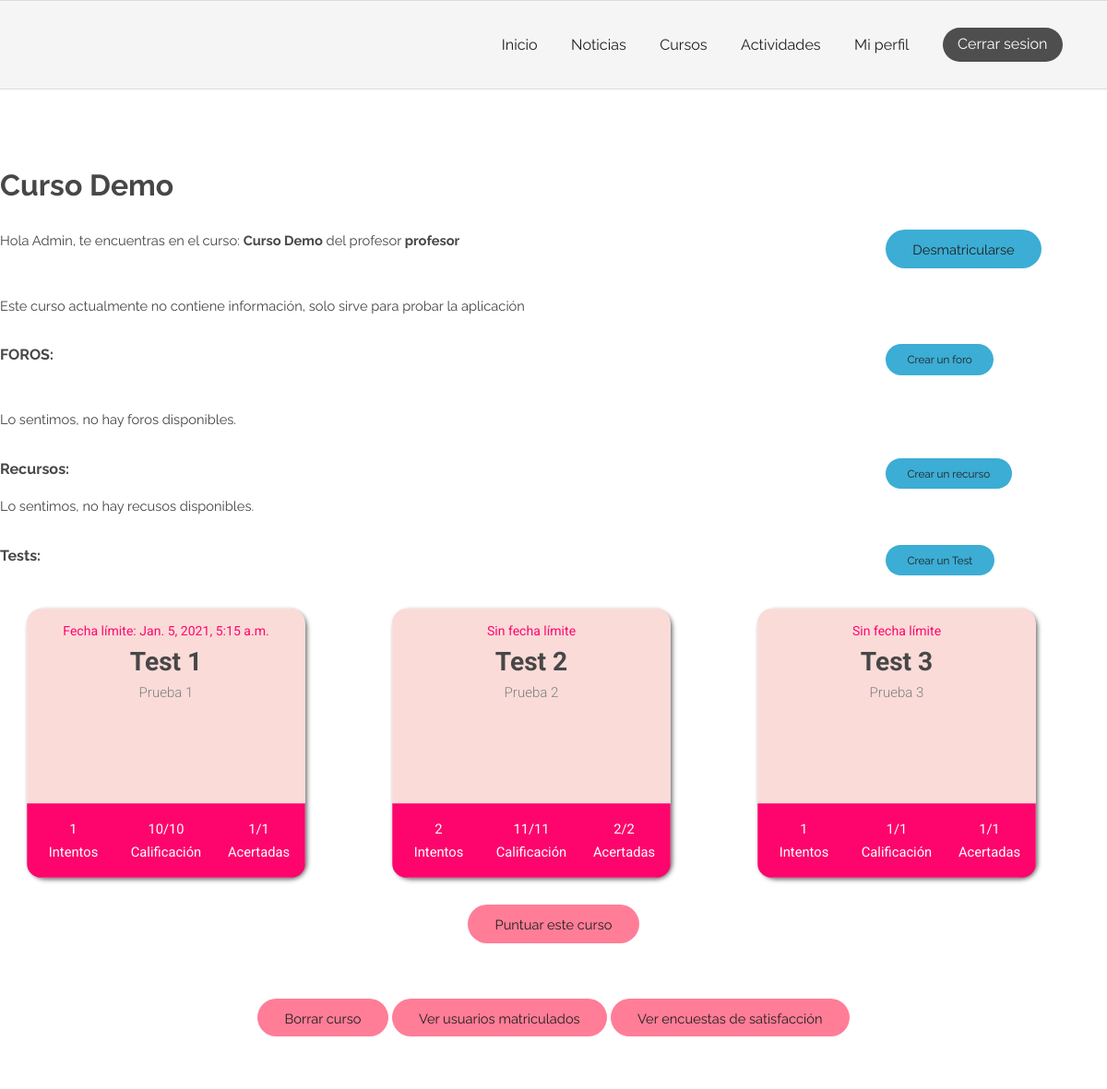
The app's page /courses/1/ (signed in, upper part), older data.
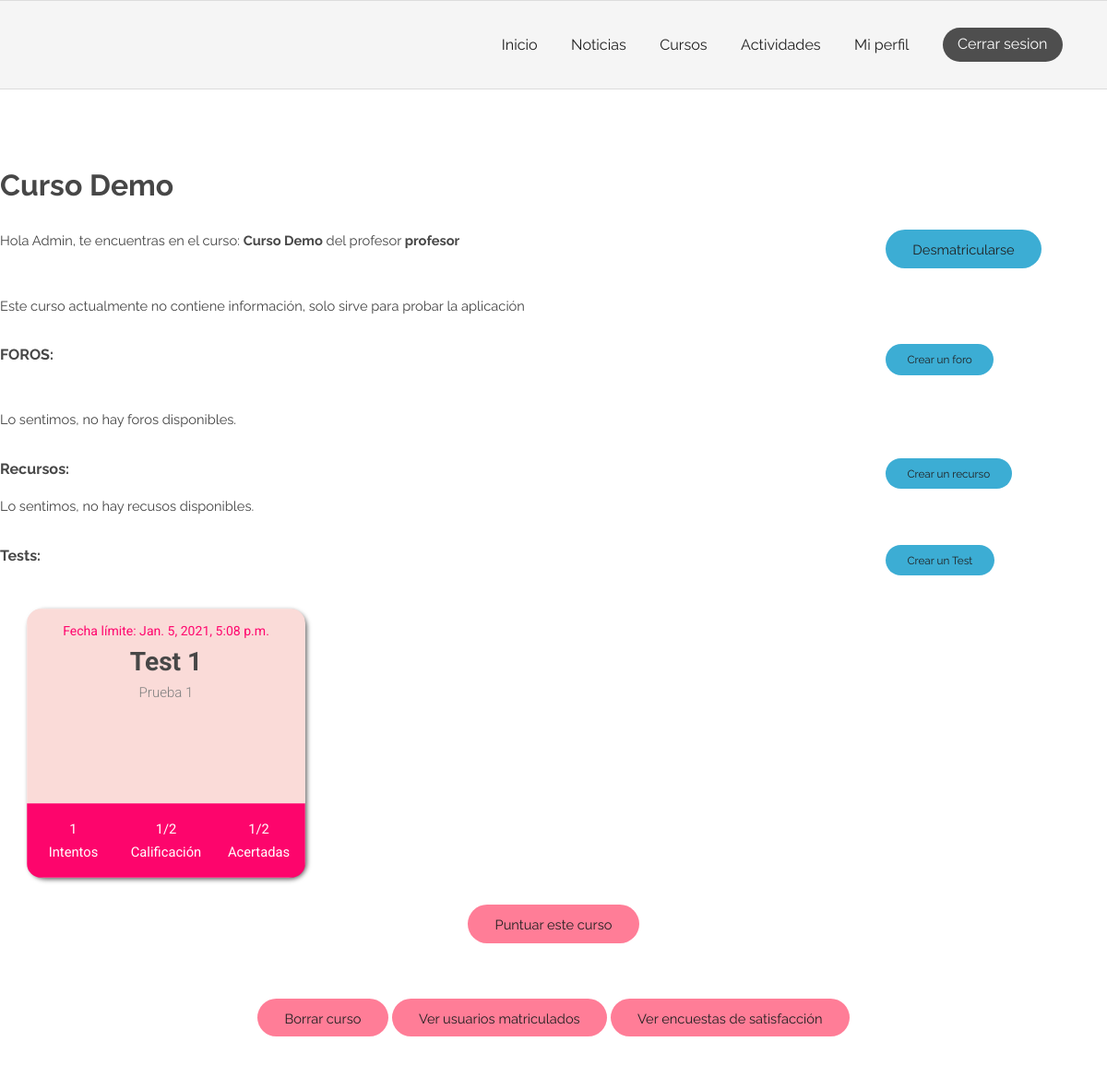
The same page, newer data.
### quiz/models.py (models this page shows, shortened)
class Quiz(models.Model):
    title = models.CharField(max_length=50)
    description = models.CharField(max_length=1000, blank=True, null=True)
    maximum_date = models.DateTimeField(verbose_name="Maximum Date", null=True, blank=True)
    repeatable = models.BooleanField()
    show_qualification = models.BooleanField(default=False)
    show_quiz = models.BooleanField(default=False)
    activity = models.ForeignKey(Activity, on_delete=models.CASCADE, null=True, blank=True)
    course = models.ForeignKey(Course, on_delete=models.CASCADE, null=True, blank=True)
    class Meta:
        constraints = [
            models.CheckConstraint(
                check = (
                    models.Q(activity__isnull = True, course__isnull = False)
                    |
                    models.Q(activity__isnull = False, course__isnull = True)
                ),
                name='Quiz_activityAndCourse_are_null_or_notnull'
            ),
        ]

### courses/views.py (the view)
# urls.py: path('<int:course_id>/', views.join, name='join'), # /courses/curso/1
@login_required
def join(request, course_id):
    course = get_object_or_404(Course, pk=course_id)
    success = False
    isOwner = is_owner(request.user, course.teacher)
    if request.user not in course.enrolled_users.all() and not isOwner :
        return inscription(request, course_id)
    forumListCourse = Forum.objects.filter(activityCourseType=COURSE, activityCourseFk=course.id)
    resourceListCourse = Resource.objects.filter(activityCourseType=COURSE, activityCourseFk=course.id)
    dic_test = {}
    if isOwner or request.user.is_superuser:
        quizListCourse = Quiz.objects.filter(course=course)
    else:
        quizListCourse = Quiz.objects.filter(course=course, show_quiz=True)
    for q in quizListCourse:
        qualifications = Qualification.objects.filter(quiz=q, user=request.user)
        attempts = qualifications.count()
        max_user_qualification = qualifications.order_by('-total_score').first()
        if max_user_qualification and q.show_qualification:
            list_questions = Question.objects.filter(quiz=q)
            max_qualification = list_questions.aggregate(Sum('question_score'))['question_score__sum']
            num_questions = list_questions.count()
            dic_test[q.id] = [
                str(attempts),
                str(max_user_qualification.total_score)+'/'+str(max_qualification),
                str(max_user_qualification.total_correct_questions)+'/'+str(num_questions)
            ]
        else:
            dic_test[q.id] = [str(attempts), None, None]
    show_de_enroll = False
    if request.user in course.enrolled_users.all():
        show_de_enroll = True
    show_review = False
    if Review.objects.all().filter(user=request.user, enrollable_id=course.id).count() <= 0:
        show_review = True
    context = {
        'course': course,
        'success': success,
        'usuario': request.user,
        'isOwner': isOwner,
        'show_de_enroll':show_de_enroll,
        'show_review' : show_review,
        'forumListCourse': forumListCourse,
        'resourceListCourse': resourceListCourse,
        'dic_test':dic_test,
        'quizListCourse': quizListCourse,
        'courseOrActivity': COURSE
    }
    return render(request, 'courses/curso.html', context)

### AprendeAyudando/templatetags/auth_extras.py (called while the page is built)
@register.filter(name='is_owner')
def is_owner(user, request_user):
    return True if user==request_user else False

@register.filter(name='get_item_from_index')
def get_list_items_card(list, quiz_id):
    return list[quiz_id]

### AprendeAyudando/templates/courses/curso.html (shortened to what the changed rows need)
{% extends "registration/base.html" %}
{% block style %}
    {% load static %}
    <link rel="stylesheet" type="text/css" href="{% static 'courses/style.css' %}">
{% endblock %}
{% block content %}
<section class="wrapper login">
    {% load auth_extras %}
    <div class="container 100%">
        <h1 style="padding-left: 0px;" class="courseTitle">{{ course.title }}</h1>
            <div class="quizElements">
                {% if quizListCourse %}
                        {% for quiz in quizListCourse %}
                            <a href="{% url 'quiz:startQuiz' quiz.id %}" class="quizElements">
                            <div class="card">
                                <div class="card-text">
                                    {% if quiz.maximum_date is not None %}
                                        <span class="date">Fecha límite: {{quiz.maximum_date}}</span>
                                    {% else %}
                                        <span class="date">Sin fecha límite</span>
                                    {% endif %}
                                    <h2 class="clearh2">{{ quiz.title }}</h2>
                                    <p>{{ quiz.description }}</p>
                                </div>
                                {% with list_info=dic_test|get_item_from_index:quiz.id %}
                                    <div class="card-stats">
                                        <div class="stat">
                                            <div class="value">{{list_info|get_item_from_index:0}}</div>
                                            <div class="type">Intentos</div>
                                        </div>
                                        <div class="stat border">
                                            <div class="value">
                                                {% if list_info|get_item_from_index:1 is None %}
                                                    -
                                                {% else %}
                                                    {{list_info|get_item_from_index:1}}
                                                {% endif %}
                                            </div>
                                            <div class="type">Calificación</div>
                                        </div>
                                        <div class="stat">
                                            <div class="value">
                                                {% if list_info|get_item_from_index:2 is None %}
                                                    -
                                                {% else %}
                                                    {{list_info|get_item_from_index:2}}
                                                {% endif %}
                                            </div>
                                            <div class="type">Acertadas</div>
                                        </div>
                                    </div>
                                {% endwith %}
                            </div>
                            </a>
                        {% endfor %}
                {% else %}
                    <p>Lo sentimos, no hay tests disponibles.</p>
                {% endif %}
            </div>
</section>
{% endblock %}

Row changes from the older to the newer data that the page shows:
removed Quiz: maximum_date "Jan. 5, 2021, 5:15 a.m.", title "Test 1", description "Prueba 1", list_info "1", list_info "10/10", list_info "1/1"
removed Quiz: shows "Sin fecha límite", title "Test 2", description "Prueba 2", list_info "2", list_info "11/11", list_info "2/2"
removed Quiz: shows "Sin fecha límite", title "Test 3", description "Prueba 3", list_info "1", list_info "1/1"
added Quiz: maximum_date "Jan. 5, 2021, 5:08 p.m.", title "Test 1", description "Prueba 1", list_info "1", list_info "1/2"
